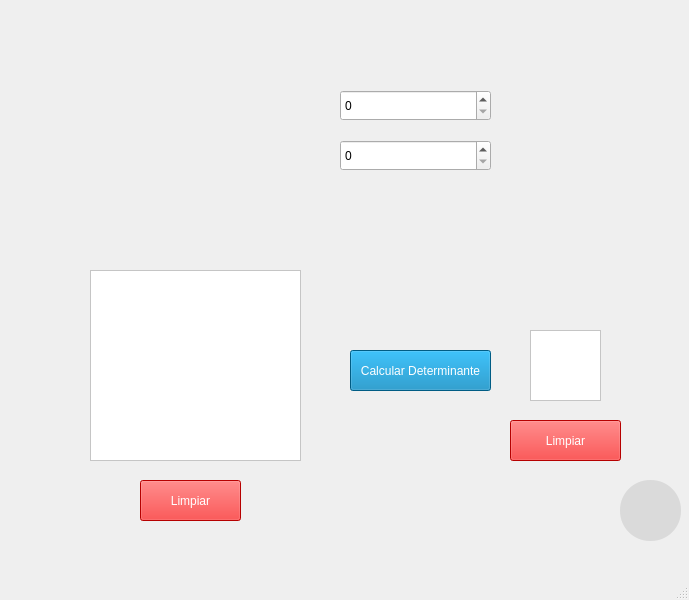
<?xml version="1.0" encoding="UTF-8"?>
<ui version="4.0">
 <class>DeterminanteMatriz</class>
 <widget class="QMainWindow" name="DeterminanteMatriz">
  <property name="geometry">
   <rect>
    <x>0</x>
    <y>0</y>
    <width>689</width>
    <height>600</height>
   </rect>
  </property>
  <property name="windowTitle">
   <string>Determinante de una Matriz</string>
  </property>
  <widget class="QWidget" name="centralwidget">
   <widget class="QLabel" name="label">
    <property name="geometry">
     <rect>
      <x>0</x>
      <y>0</y>
      <width>691</width>
      <height>561</height>
     </rect>
    </property>
    <property name="text">
     <string/>
    </property>
    <property name="pixmap">
     <pixmap>Imagenes/fondo.jpg</pixmap>
    </property>
    <property name="scaledContents">
     <bool>true</bool>
    </property>
   </widget>
   <widget class="QLabel" name="label_25">
    <property name="geometry">
     <rect>
      <x>280</x>
      <y>220</y>
      <width>81</width>
      <height>301</height>
     </rect>
    </property>
    <property name="text">
     <string/>
    </property>
    <property name="pixmap">
     <pixmap>Imagenes/close-bracket.png</pixmap>
    </property>
    <property name="scaledContents">
     <bool>true</bool>
    </property>
   </widget>
   <widget class="QLabel" name="label_8">
    <property name="geometry">
     <rect>
      <x>140</x>
      <y>130</y>
      <width>201</width>
      <height>41</height>
     </rect>
    </property>
    <property name="text">
     <string/>
    </property>
    <property name="pixmap">
     <pixmap>Imagenes/Captura_de_pantalla_2024-05-13_090913-removebg-preview.png</pixmap>
    </property>
    <property name="scaledContents">
     <bool>true</bool>
    </property>
   </widget>
   <widget class="QLabel" name="label_10">
    <property name="geometry">
     <rect>
      <x>140</x>
      <y>80</y>
      <width>201</width>
      <height>51</height>
     </rect>
    </property>
    <property name="text">
     <string/>
    </property>
    <property name="pixmap">
     <pixmap>Imagenes/Captura_de_pantalla_2024-05-13_090242-removebg-preview.png</pixmap>
    </property>
    <property name="scaledContents">
     <bool>true</bool>
    </property>
   </widget>
   <widget class="QTableWidget" name="tableWidget_7">
    <property name="geometry">
     <rect>
      <x>530</x>
      <y>330</y>
      <width>71</width>
      <height>71</height>
     </rect>
    </property>
    <property name="styleSheet">
     <string notr="true">color: rgb(0, 0, 0);
background-color: rgb(255, 255, 255);</string>
    </property>
   </widget>
   <widget class="QPushButton" name="pushButton_20">
    <property name="geometry">
     <rect>
      <x>510</x>
      <y>420</y>
      <width>111</width>
      <height>41</height>
     </rect>
    </property>
    <property name="cursor">
     <cursorShape>PointingHandCursor</cursorShape>
    </property>
    <property name="styleSheet">
     <string notr="true">background-color: rgb(0, 129, 185);
background-color: rgb(255, 0, 0);
color: rgb(255, 255, 255);</string>
    </property>
    <property name="text">
     <string>Limpiar</string>
    </property>
   </widget>
   <widget class="QPushButton" name="pushButton_18">
    <property name="geometry">
     <rect>
      <x>350</x>
      <y>350</y>
      <width>141</width>
      <height>41</height>
     </rect>
    </property>
    <property name="cursor">
     <cursorShape>PointingHandCursor</cursorShape>
    </property>
    <property name="styleSheet">
     <string notr="true">background-color: rgb(0, 129, 185);
color: rgb(255, 255, 255);</string>
    </property>
    <property name="text">
     <string>Calcular Determinante</string>
    </property>
   </widget>
   <widget class="QPushButton" name="pushButton_19">
    <property name="geometry">
     <rect>
      <x>140</x>
      <y>480</y>
      <width>101</width>
      <height>41</height>
     </rect>
    </property>
    <property name="cursor">
     <cursorShape>PointingHandCursor</cursorShape>
    </property>
    <property name="styleSheet">
     <string notr="true">background-color: rgb(0, 129, 185);
background-color: rgb(255, 0, 0);
color: rgb(255, 255, 255);</string>
    </property>
    <property name="text">
     <string>Limpiar</string>
    </property>
   </widget>
   <widget class="QSpinBox" name="spinBox_5">
    <property name="geometry">
     <rect>
      <x>340</x>
      <y>140</y>
      <width>151</width>
      <height>31</height>
     </rect>
    </property>
    <property name="cursor">
     <cursorShape>PointingHandCursor</cursorShape>
    </property>
    <property name="styleSheet">
     <string notr="true">font: 12pt &quot;MS Shell Dlg 2&quot;;
</string>
    </property>
   </widget>
   <widget class="QLabel" name="label_24">
    <property name="geometry">
     <rect>
      <x>30</x>
      <y>220</y>
      <width>81</width>
      <height>301</height>
     </rect>
    </property>
    <property name="text">
     <string/>
    </property>
    <property name="pixmap">
     <pixmap>Imagenes/open-bracket.png</pixmap>
    </property>
    <property name="scaledContents">
     <bool>true</bool>
    </property>
   </widget>
   <widget class="QLabel" name="label_9">
    <property name="geometry">
     <rect>
      <x>100</x>
      <y>-10</y>
      <width>471</width>
      <height>91</height>
     </rect>
    </property>
    <property name="text">
     <string/>
    </property>
    <property name="pixmap">
     <pixmap>Imagenes/Captura_de_pantalla_2024-05-19_213128-removebg-preview.png</pixmap>
    </property>
    <property name="scaledContents">
     <bool>true</bool>
    </property>
   </widget>
   <widget class="QTableWidget" name="tableWidget_6">
    <property name="geometry">
     <rect>
      <x>90</x>
      <y>270</y>
      <width>211</width>
      <height>191</height>
     </rect>
    </property>
    <property name="styleSheet">
     <string notr="true">color: rgb(0, 0, 0);
background-color: rgb(255, 255, 255);</string>
    </property>
   </widget>
   <widget class="QSpinBox" name="spinBox_6">
    <property name="geometry">
     <rect>
      <x>340</x>
      <y>90</y>
      <width>151</width>
      <height>31</height>
     </rect>
    </property>
    <property name="cursor">
     <cursorShape>PointingHandCursor</cursorShape>
    </property>
    <property name="styleSheet">
     <string notr="true">font: 12pt &quot;MS Shell Dlg 2&quot;;
</string>
    </property>
   </widget>
   <widget class="QPushButton" name="pushButton_21">
    <property name="geometry">
     <rect>
      <x>620</x>
      <y>480</y>
      <width>61</width>
      <height>61</height>
     </rect>
    </property>
    <property name="cursor">
     <cursorShape>PointingHandCursor</cursorShape>
    </property>
    <property name="styleSheet">
     <string notr="true">color: rgb(255, 255, 255);
background-color: rgb(218, 218, 218);


border-radius: 30px;
</string>
    </property>
    <property name="text">
     <string/>
    </property>
    <property name="icon">
     <iconset>
      <normaloff>Imagenes/files.png</normaloff>Imagenes/files.png</iconset>
    </property>
   </widget>
   <widget class="QLabel" name="label_11">
    <property name="geometry">
     <rect>
      <x>130</x>
      <y>200</y>
      <width>141</width>
      <height>81</height>
     </rect>
    </property>
    <property name="text">
     <string/>
    </property>
    <property name="pixmap">
     <pixmap>Imagenes/Captura_de_pantalla_2024-05-19_214409-removebg-preview.png</pixmap>
    </property>
    <property name="scaledContents">
     <bool>true</bool>
    </property>
   </widget>
   <widget class="QLabel" name="label_12">
    <property name="geometry">
     <rect>
      <x>470</x>
      <y>240</y>
      <width>201</width>
      <height>81</height>
     </rect>
    </property>
    <property name="text">
     <string/>
    </property>
    <property name="pixmap">
     <pixmap>Imagenes/Captura_de_pantalla_2024-05-19_215054-removebg-preview.png</pixmap>
    </property>
    <property name="scaledContents">
     <bool>true</bool>
    </property>
   </widget>
  </widget>
  <widget class="QMenuBar" name="menubar">
   <property name="geometry">
    <rect>
     <x>0</x>
     <y>0</y>
     <width>689</width>
     <height>26</height>
    </rect>
   </property>
  </widget>
  <widget class="QStatusBar" name="statusbar"/>
 </widget>
 <resources/>
 <connections/>
</ui>
